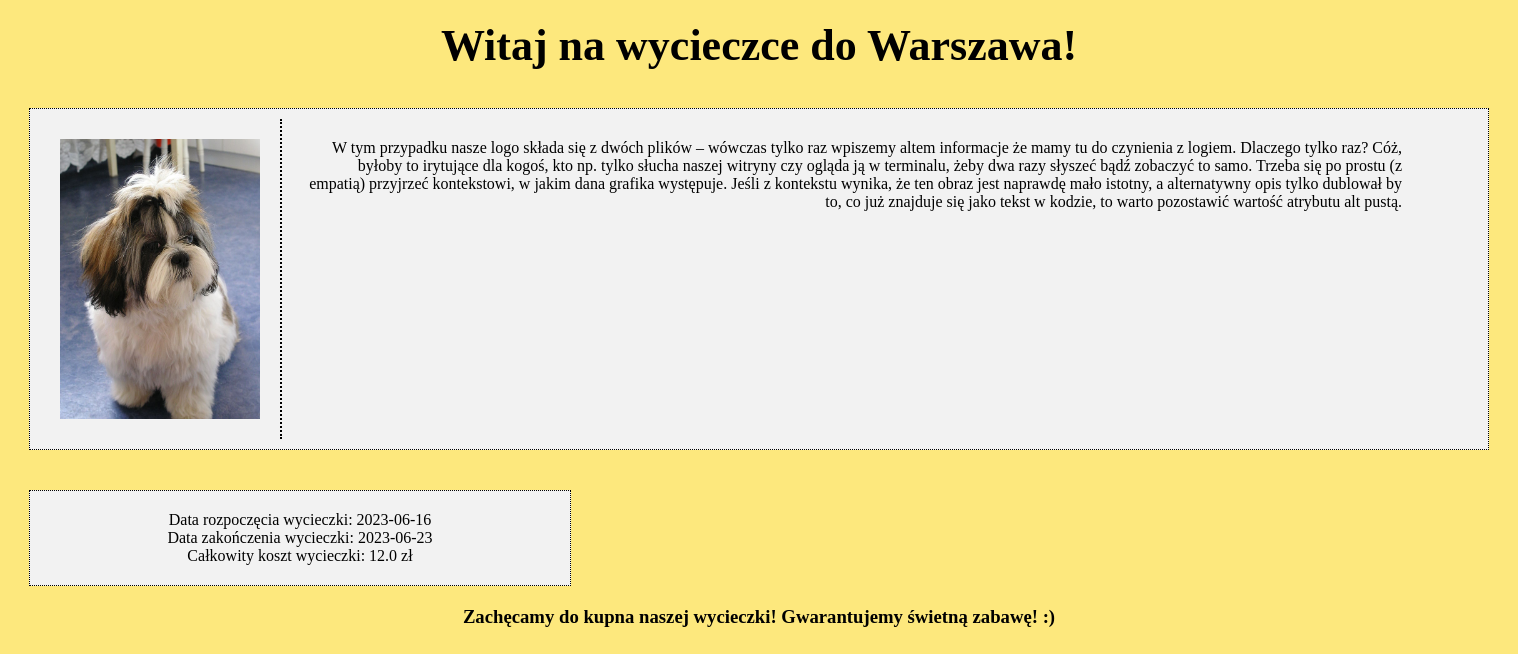
Screenshot of /trip?trip=1 with the database file from the repository.
### app/trips/trip.py (models this page shows)
class Trip(db.Model):
    id = db.Column(db.Integer, primary_key=True)
    name = db.Column(db.String(50), nullable=False)
    date_start = db.Column(db.Date, nullable=False)
    date_end = db.Column(db.Date, nullable=False)
    country = db.Column(db.String(30), nullable=False)
    city = db.Column(db.String(30), nullable=False)
    price = db.Column(db.Float, nullable=False)
    description = db.Column(db.Text, nullable=False)
    image = db.Column(db.String(100), nullable=False)

### app/trips/routes.py (the view)
@trips.route('/trip?trip=<tripID>', methods = ['GET', 'POST'])
def tripview(tripID):
    trip = Trip.query.filter_by(id=tripID).first()
    return render_template('tripsite.html', trip=trip)

### app/trips/templates/tripsite.html (shortened to what this page needs)
<!DOCTYPE html>
<html lang="en">
<head>
    <link href="{{ url_for('static', filename='stylesheets/trip.css') }}" rel="stylesheet">
</head>
<body>
    <div id="container">
        <h2>Witaj na wycieczce do {{ trip.city }}!</h2>
        <div id="topbar">
            <div id="photo">
                <img src="{{ url_for('static', filename='pictures/' + trip.image) }}" width="200" height="280">
            </div>
            <div id="opis">
                {{ trip.description }}
            </div>
        </div>
        <div id="info">
            Data rozpoczęcia wycieczki: {{ trip.date_start }}</br>
            Data zakończenia wycieczki: {{ trip.date_end }}</br>
            Całkowity koszt wycieczki: {{ trip.price }} zł
        </div>
        <h3>Zachęcamy do kupna naszej wycieczki! Gwarantujemy świetną zabawę! :)</h3>
    </div>
</body>
</html>

### app/static/stylesheets/trip.css (style rules this page uses)
body { background-color: #FDE87D; }
#container { width: 1500px; margin-left: auto; margin-right: auto; }
h2 { margin-top: 20px; font-size: 44px; text-align: center; }
#topbar { background-color: #F2F2F2; color: black; padding: 10px; margin: 20px; height: 320px; border: 1px dotted black; }
#photo { float: left; padding: 20px; max-width: 200px; max-height: 280px; text-align: left; border-right: 2px dotted black; }
#opis { float: left; padding: 20px; width: 1100px; font-size: 16px; text-align: right; }
#info { background-color: #F2F2F2; padding: 20px; border: 1px dotted black; text-align: center; max-width: 500px; margin-left: auto; margin: 20px; }
h3 { text-align:center; }

### rows the page displays
Trip: city "Warszawa", image (picture), description "W tym przypadku nasze logo składa się z dwóch plików – wówczas tylko raz wpiszemy altem informacje że mamy tu do czynienia z logiem. Dlaczego tylko raz? Cóż, byłoby to irytujące dla kogoś, kto np. tylko słucha naszej witryny czy ogląda ją w terminalu, żeby dwa razy słyszeć bądź zobaczyć to samo. Trzeba się po prostu (z empatią) przyjrzeć kontekstowi, w jakim dana grafika występuje. Jeśli z kontekstu wynika, że ten obraz jest naprawdę mało istotny, a alternatywny opis tylko dublował by to, co już znajduje się jako tekst w kodzie, to warto pozostawić wartość atrybutu alt pustą.", date_start "2023-06-16", date_end "2023-06-23", price "12.0"
